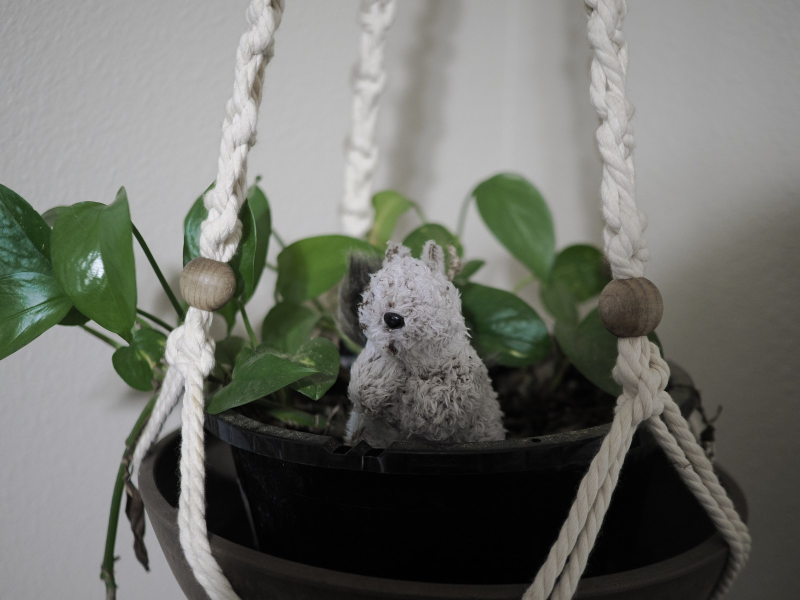
#> input picture devkit/photo-code/sample-film19-astia-100f.jpg, 1600 x 1200 px, given in place of bluehour.jpg, which was not available (shown at 1/2 size); the run also reads 1 picture not shown here
$ python illus.py ../../devkit/photo-code ../../pages/showcase/img/films/meadow-00.jpg
#> lines starting #> are read from the running program, lines starting #| are printed output that depends on the picture
"""Illustrations for the two settings the Control Panel preview doesn't model: Noise Filter and Vignette Correction.
usage: illus.py SAMPLES_DIR OUT_DIR"""
import sys, numpy as np
from PIL import Image, ImageFilter
src, out = sys.argv[1], sys.argv[2]
rng = np.random.default_rng(7)
# Noise Filter: a dim crop with high-ISO-like noise (Off) and the same smoothed (High)
im = Image.open(f'{src}/bluehour.jpg').convert('RGB').crop((560, 260, 1460, 860))
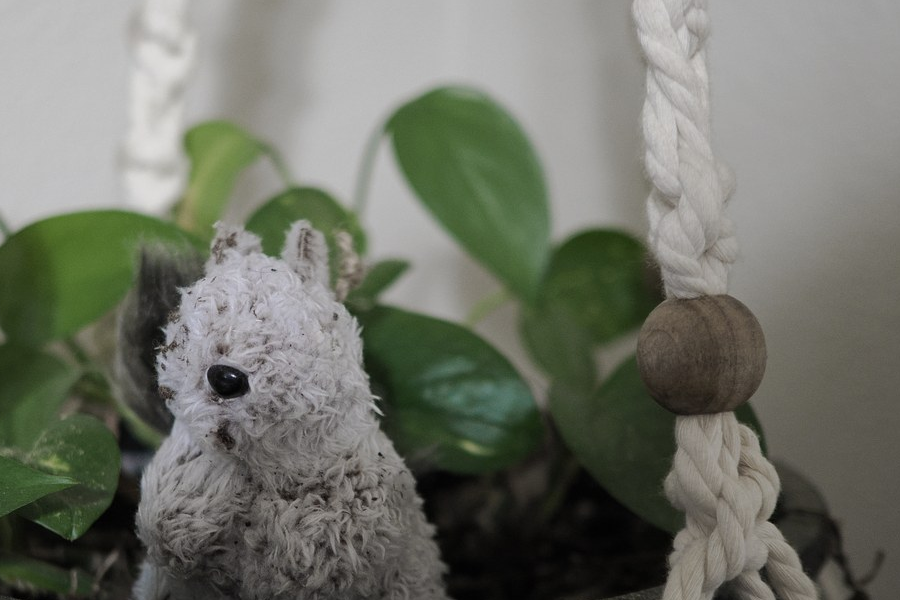
#> im: PIL image 900x600 RGB; mean R, G, B 112.7, 115.6, 104.9
a = np.asarray(im).astype(np.float32) / 255
a = a ** 1.0
lum = rng.normal(0, 0.055, a.shape[:2])[..., None]
chroma = rng.normal(0, 0.035, a.shape)
chroma = np.asarray(Image.fromarray(((chroma + .5) * 255).clip(0, 255).astype(np.uint8)).filter(ImageFilter.GaussianBlur(1.2))).astype(np.float32) / 255 - .5
noisy = (a + lum * (0.4 + 0.6 * np.sqrt(1 - a.mean(-1, keepdims=True))) + chroma * 1.6).clip(0, 1)
off = Image.fromarray((noisy * 255).astype(np.uint8))
y, cb, cr = off.convert('YCbCr').split()
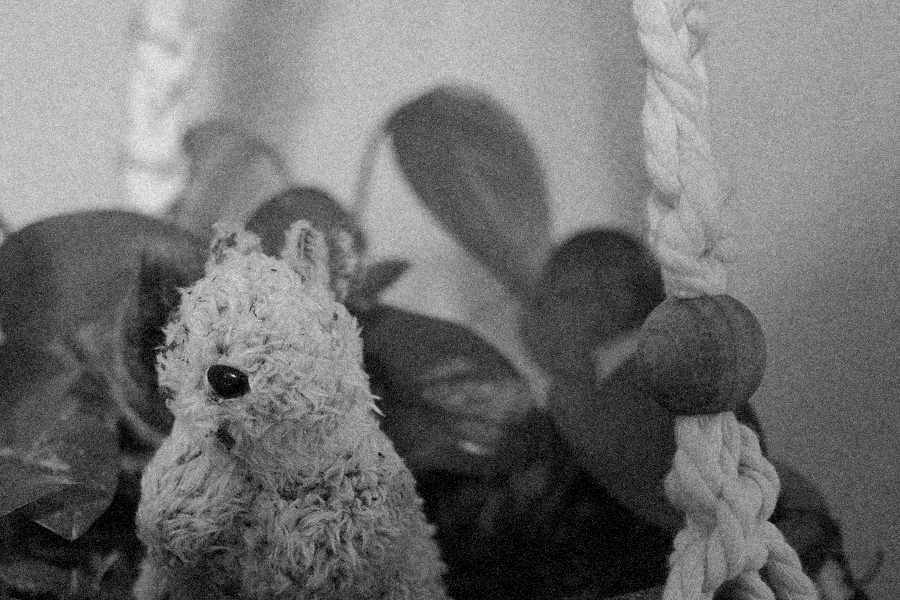
#> y: PIL image 900x600 L; min 0, max 251, mean 111.9
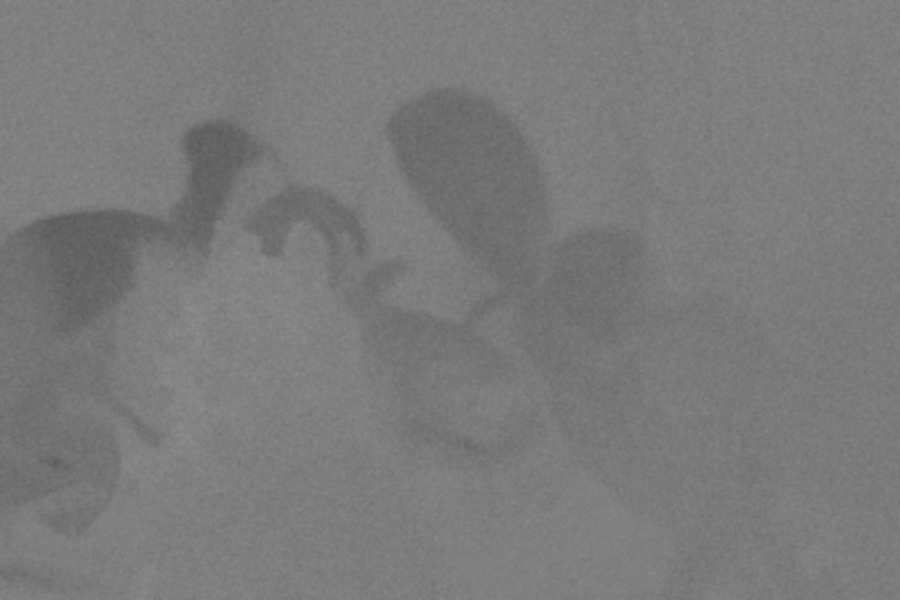
#> cb: PIL image 900x600 L; min 90, max 142, mean 122.7
y = y.filter(ImageFilter.MedianFilter(3)).filter(ImageFilter.GaussianBlur(0.9))
cb, cr = cb.filter(ImageFilter.GaussianBlur(3)), cr.filter(ImageFilter.GaussianBlur(3))
high = Image.merge('YCbCr', (y, cb, cr)).convert('RGB')
off.save(f'{out}/noise-a.jpg', quality=90); high.save(f'{out}/noise-b.jpg', quality=90)
# Vignette Correction: Off = the lens's natural fall-off (about 1 EV in the corners), On = even
#> (the run stopped early here; a loop or call above may not have finished)
